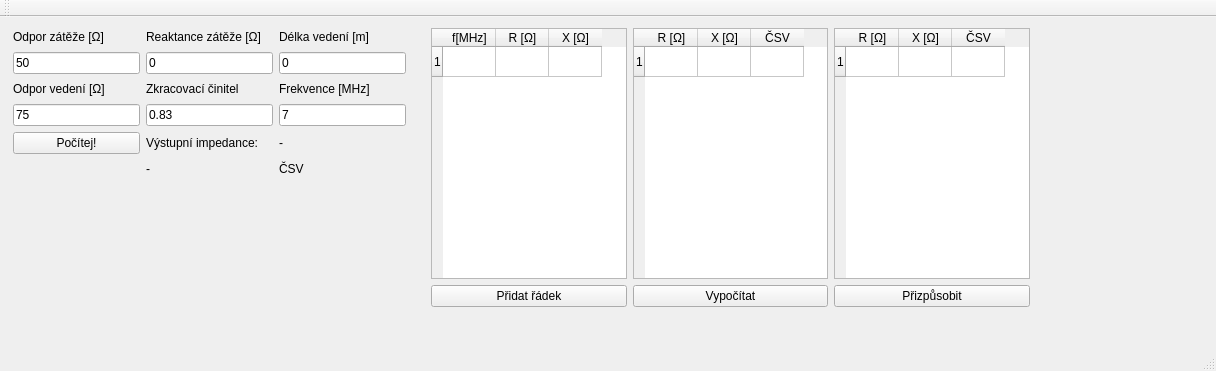
<?xml version="1.0" encoding="UTF-8"?>
<ui version="4.0">
 <class>MainWindow</class>
 <widget class="QMainWindow" name="MainWindow">
  <property name="geometry">
   <rect>
    <x>0</x>
    <y>0</y>
    <width>1216</width>
    <height>371</height>
   </rect>
  </property>
  <property name="windowTitle">
   <string>ASW Details</string>
  </property>
  <widget class="QWidget" name="centralWidget">
   <widget class="QWidget" name="gridLayoutWidget">
    <property name="geometry">
     <rect>
      <x>2</x>
      <y>0</y>
      <width>415</width>
      <height>172</height>
     </rect>
    </property>
    <layout class="QGridLayout" name="gridLayout">
     <item row="5" column="0">
      <widget class="QPushButton" name="pushButton">
       <property name="text">
        <string>Počítej!</string>
       </property>
      </widget>
     </item>
     <item row="0" column="0">
      <widget class="QLabel" name="label">
       <property name="text">
        <string>Odpor zátěže [Ω]</string>
       </property>
      </widget>
     </item>
     <item row="0" column="1">
      <widget class="QLabel" name="label_2">
       <property name="text">
        <string>Reaktance zátěže [Ω]</string>
       </property>
      </widget>
     </item>
     <item row="3" column="1">
      <widget class="QLabel" name="label_5">
       <property name="text">
        <string>Zkracovací činitel</string>
       </property>
      </widget>
     </item>
     <item row="4" column="2">
      <widget class="QLineEdit" name="E_f">
       <property name="text">
        <string>7</string>
       </property>
      </widget>
     </item>
     <item row="4" column="1">
      <widget class="QLineEdit" name="E_zkr">
       <property name="text">
        <string>0.83</string>
       </property>
      </widget>
     </item>
     <item row="4" column="0">
      <widget class="QLineEdit" name="E_Z0">
       <property name="text">
        <string>75</string>
       </property>
      </widget>
     </item>
     <item row="3" column="0">
      <widget class="QLabel" name="label_4">
       <property name="text">
        <string>Odpor vedení [Ω]</string>
       </property>
      </widget>
     </item>
     <item row="3" column="2">
      <widget class="QLabel" name="label_6">
       <property name="text">
        <string>Frekvence [MHz]</string>
       </property>
      </widget>
     </item>
     <item row="5" column="1">
      <widget class="QLabel" name="label_7">
       <property name="text">
        <string>Výstupní impedance:</string>
       </property>
      </widget>
     </item>
     <item row="2" column="0">
      <widget class="QLineEdit" name="E_Zlr">
       <property name="text">
        <string>50</string>
       </property>
      </widget>
     </item>
     <item row="0" column="2">
      <widget class="QLabel" name="label_3">
       <property name="text">
        <string>Délka vedení [m]</string>
       </property>
      </widget>
     </item>
     <item row="2" column="1">
      <widget class="QLineEdit" name="E_Zli">
       <property name="text">
        <string>0</string>
       </property>
      </widget>
     </item>
     <item row="2" column="2">
      <widget class="QLineEdit" name="E_l">
       <property name="text">
        <string>0</string>
       </property>
      </widget>
     </item>
     <item row="5" column="2">
      <widget class="QLabel" name="l_vysledek">
       <property name="text">
        <string>-</string>
       </property>
      </widget>
     </item>
     <item row="6" column="1">
      <widget class="QLabel" name="l_vlna">
       <property name="text">
        <string>-</string>
       </property>
      </widget>
     </item>
     <item row="6" column="2">
      <widget class="QLabel" name="l_swr">
       <property name="toolTip">
        <string/>
       </property>
       <property name="toolTipDuration">
        <number>-1</number>
       </property>
       <property name="text">
        <string>ČSV</string>
       </property>
      </widget>
     </item>
    </layout>
   </widget>
   <widget class="QWidget" name="gridLayoutWidget_2">
    <property name="geometry">
     <rect>
      <x>420</x>
      <y>0</y>
      <width>621</width>
      <height>301</height>
     </rect>
    </property>
    <layout class="QGridLayout" name="gridLayout_2">
     <item row="0" column="0">
      <widget class="QTableWidget" name="t_vstup">
       <property name="showGrid">
        <bool>true</bool>
       </property>
       <property name="rowCount">
        <number>1</number>
       </property>
       <property name="columnCount">
        <number>3</number>
       </property>
       <attribute name="horizontalHeaderDefaultSectionSize">
        <number>53</number>
       </attribute>
       <row/>
       <column>
        <property name="text">
         <string>f[MHz]</string>
        </property>
       </column>
       <column>
        <property name="text">
         <string>R [Ω]</string>
        </property>
       </column>
       <column>
        <property name="text">
         <string>X [Ω]</string>
        </property>
       </column>
      </widget>
     </item>
     <item row="0" column="1">
      <widget class="QTableWidget" name="t_vystup">
       <property name="enabled">
        <bool>true</bool>
       </property>
       <property name="editTriggers">
        <set>QAbstractItemView::NoEditTriggers</set>
       </property>
       <property name="showGrid">
        <bool>true</bool>
       </property>
       <property name="rowCount">
        <number>1</number>
       </property>
       <property name="columnCount">
        <number>3</number>
       </property>
       <attribute name="horizontalHeaderDefaultSectionSize">
        <number>53</number>
       </attribute>
       <row/>
       <column>
        <property name="text">
         <string>R [Ω]</string>
        </property>
       </column>
       <column>
        <property name="text">
         <string>X [Ω]</string>
        </property>
       </column>
       <column>
        <property name="text">
         <string>ČSV</string>
        </property>
       </column>
      </widget>
     </item>
     <item row="1" column="0">
      <widget class="QPushButton" name="pushButton_2">
       <property name="text">
        <string>Přidat řádek</string>
       </property>
      </widget>
     </item>
     <item row="1" column="1">
      <widget class="QPushButton" name="pushButton_3">
       <property name="text">
        <string>Vypočítat</string>
       </property>
      </widget>
     </item>
     <item row="0" column="2">
      <widget class="QTableWidget" name="t_vystup_2">
       <property name="enabled">
        <bool>true</bool>
       </property>
       <property name="editTriggers">
        <set>QAbstractItemView::NoEditTriggers</set>
       </property>
       <property name="showGrid">
        <bool>true</bool>
       </property>
       <property name="rowCount">
        <number>1</number>
       </property>
       <property name="columnCount">
        <number>3</number>
       </property>
       <attribute name="horizontalHeaderDefaultSectionSize">
        <number>53</number>
       </attribute>
       <row/>
       <column>
        <property name="text">
         <string>R [Ω]</string>
        </property>
       </column>
       <column>
        <property name="text">
         <string>X [Ω]</string>
        </property>
       </column>
       <column>
        <property name="text">
         <string>ČSV</string>
        </property>
       </column>
      </widget>
     </item>
     <item row="1" column="2">
      <widget class="QPushButton" name="pushButton_4">
       <property name="text">
        <string>Přizpůsobit</string>
       </property>
      </widget>
     </item>
    </layout>
   </widget>
  </widget>
  <widget class="QMenuBar" name="menuBar">
   <property name="geometry">
    <rect>
     <x>0</x>
     <y>0</y>
     <width>1216</width>
     <height>25</height>
    </rect>
   </property>
  </widget>
  <widget class="QToolBar" name="mainToolBar">
   <attribute name="toolBarArea">
    <enum>TopToolBarArea</enum>
   </attribute>
   <attribute name="toolBarBreak">
    <bool>false</bool>
   </attribute>
  </widget>
  <widget class="QStatusBar" name="statusBar">
   <property name="toolTip">
    <string/>
   </property>
  </widget>
 </widget>
 <layoutdefault spacing="6" margin="11"/>
 <resources/>
 <connections/>
</ui>
